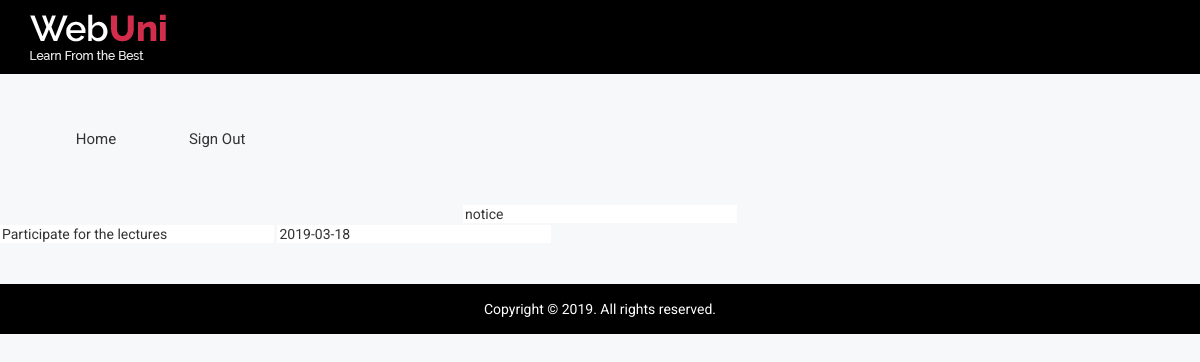
The app's page /Admin/Notices/test.php with its own data.
### tables this page shows
CREATE TABLE `notice` (
  `id` int(11) NOT NULL,
  `subject` varchar(50) NOT NULL,
  `messageNote` varchar(255) NOT NULL,
  `datet` date NOT NULL
);

### Admin/Notices/test.php (the view, shortened to what this page needs)
<!doctype html>
<html class="no-js" lang="">
<head>
    <link rel="stylesheet" href="css/bootstrap.min.css">
    <link rel="stylesheet" href="css/font-awesome.min.css">
    <link rel="stylesheet" href="css/owl.carousel.css">
    <link rel="stylesheet" href="css/owl.theme.css">
    <link rel="stylesheet" href="css/owl.transitions.css">
    <link rel="stylesheet" href="css/meanmenu/meanmenu.min.css">
    <link rel="stylesheet" href="css/animate.css">
    <link rel="stylesheet" href="css/normalize.css">
    <link rel="stylesheet" href="css/wave/waves.min.css">
    <link rel="stylesheet" href="css/wave/button.css">
    <link rel="stylesheet" href="css/scrollbar/jquery.mCustomScrollbar.min.css">
    <link rel="stylesheet" href="css/notika-custom-icon.css">
    <link rel="stylesheet" href="css/jquery.dataTables.min.css">
    <link rel="stylesheet" href="css/main.css">
    <link rel="stylesheet" href="style.css">
    <link rel="stylesheet" href="css/responsive.css">
</head>
<body>
        <?php include 'include/header_top.php';
              include 'include/main_menu.php';
         ?>
         <?php
              require_once "dbcon.php";
              $sql="select * from notice";
              $record=mysqli_query($db,$sql);
              $check=mysqli_fetch_array($record);
        ?>
        <center><input style="border: none" size="35" value="<?php echo $check['subject']?>"></center>
        <input style="border: none" size="35" value="<?php echo $check['messageNote']?>">
        <input style="border: none" size="35" value="<?php echo $check['datet']?>">
</body>
</html>

### Admin/Notices/css/main.css (style rules this page uses)
html { color: #222; font-size: 1em; line-height: 1.4; }

### records on screen
notice: subject "notice", messageNote "Participate for the lectures", datet "2019-03-18"
